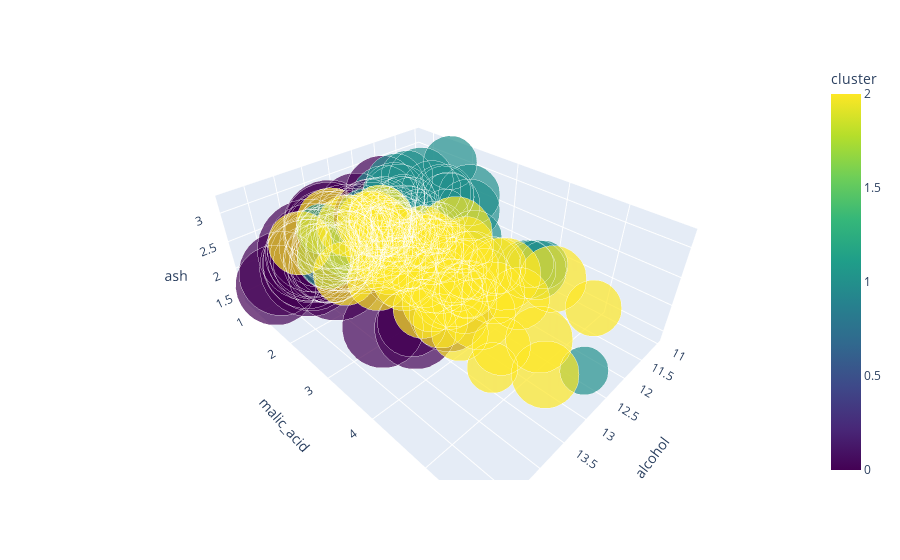

Write notebook code for a chart like this one.
### Code cell
import plotly.express as px
fig = px.scatter_3d(dados, 
                    x='alcohol', 
                    y='malic_acid', 
                    z='ash', 
                    color='cluster', 
                    size='proline', 
                    size_max=100,
                    color_continuous_scale='viridis')
fig.write_html("bubble_plot_3d.html")
fig.show()

### Figure 1 — Plotly figure (JSON) as saved in the notebook; plotly's stock layout.template omitted (floating-point values rounded to 4 significant figures; data arrays with more than 128 entries replaced by an {"elided": "..."} marker saying what was removed)
{"data": [{"hovertemplate": "alcohol=%{x}<br>malic_acid=%{y}<br>ash=%{z}<br>proline=%{marker.size}<br>cluster=%{marker.color}<extra></extra>", "legendgroup": "", "marker": {"color": {"elided": "178 int values"}, "coloraxis": "coloraxis", "size": {"elided": "178 int values"}, "sizemode": "area", "sizeref": 0.168, "symbol": "circle"}, "mode": "markers", "name": "", "scene": "scene", "showlegend": false, "type": "scatter3d", "x": {"elided": "178 float values"}, "y": {"elided": "178 float values"}, "z": {"elided": "178 float values"}}], "layout": {"coloraxis": {"colorbar": {"title": {"text": "cluster"}}, "colorscale": [[0, "#440154"], [0.1111, "#482878"], [0.2222, "#3e4989"], [0.3333, "#31688e"], [0.4444, "#26828e"], [0.5556, "#1f9e89"], [0.6667, "#35b779"], [0.7778, "#6ece58"], [0.8889, "#b5de2b"], [1, "#fde725"]]}, "legend": {"itemsizing": "constant", "tracegroupgap": 0}, "margin": {"t": 60}, "scene": {"domain": {"x": [0, 1], "y": [0, 1]}, "xaxis": {"title": {"text": "alcohol"}}, "yaxis": {"title": {"text": "malic_acid"}}, "zaxis": {"title": {"text": "ash"}}}}}
